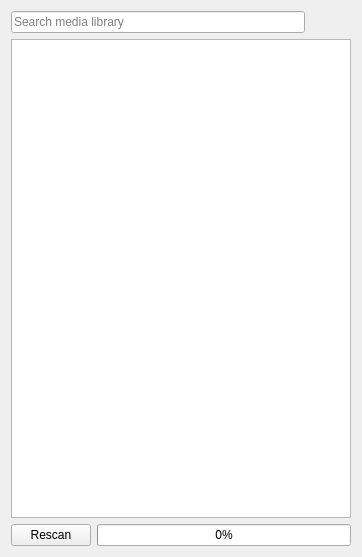
<?xml version="1.0" encoding="UTF-8"?>
<ui version="4.0">
 <class>LibraryWidget</class>
 <widget class="QWidget" name="LibraryWidget">
  <property name="geometry">
   <rect>
    <x>0</x>
    <y>0</y>
    <width>362</width>
    <height>557</height>
   </rect>
  </property>
  <property name="windowTitle">
   <string>Form</string>
  </property>
  <layout class="QVBoxLayout" name="verticalLayout">
   <item>
    <layout class="QHBoxLayout" name="horizontalLayout_3">
     <item>
      <widget class="QLineEdit" name="querySearchBox">
       <property name="placeholderText">
        <string>Search media library</string>
       </property>
      </widget>
     </item>
     <item>
      <widget class="QPushButton" name="clearSearchButton">
       <property name="sizePolicy">
        <sizepolicy hsizetype="Minimum" vsizetype="Fixed">
         <horstretch>0</horstretch>
         <verstretch>0</verstretch>
        </sizepolicy>
       </property>
       <property name="icon">
        <iconset resource="resource.qrc">
         <normaloff>:/icons/img/clear_text.svg</normaloff>:/icons/img/clear_text.svg</iconset>
       </property>
       <property name="flat">
        <bool>true</bool>
       </property>
      </widget>
     </item>
    </layout>
   </item>
   <item>
    <widget class="QTreeView" name="treeView">
     <property name="minimumSize">
      <size>
       <width>300</width>
       <height>0</height>
      </size>
     </property>
     <property name="selectionMode">
      <enum>QAbstractItemView::ExtendedSelection</enum>
     </property>
     <attribute name="headerVisible">
      <bool>false</bool>
     </attribute>
    </widget>
   </item>
   <item>
    <layout class="QHBoxLayout" name="scanControlsLayout">
     <item>
      <widget class="QPushButton" name="rescanButton">
       <property name="sizePolicy">
        <sizepolicy hsizetype="Fixed" vsizetype="Fixed">
         <horstretch>0</horstretch>
         <verstretch>0</verstretch>
        </sizepolicy>
       </property>
       <property name="text">
        <string>Rescan</string>
       </property>
      </widget>
     </item>
     <item>
      <widget class="QProgressBar" name="scanProgressBar">
       <property name="sizePolicy">
        <sizepolicy hsizetype="Expanding" vsizetype="Fixed">
         <horstretch>0</horstretch>
         <verstretch>0</verstretch>
        </sizepolicy>
       </property>
       <property name="value">
        <number>0</number>
       </property>
      </widget>
     </item>
    </layout>
   </item>
  </layout>
 </widget>
 <resources>
  <include location="resource.qrc"/>
 </resources>
 <connections/>
</ui>
